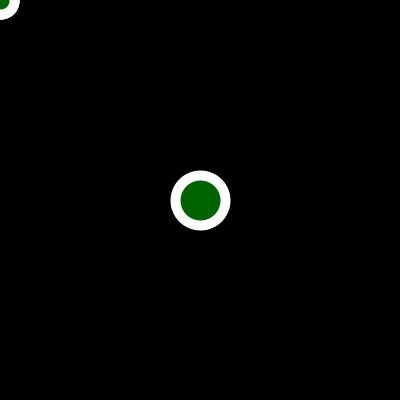
Frame 1 (no input)
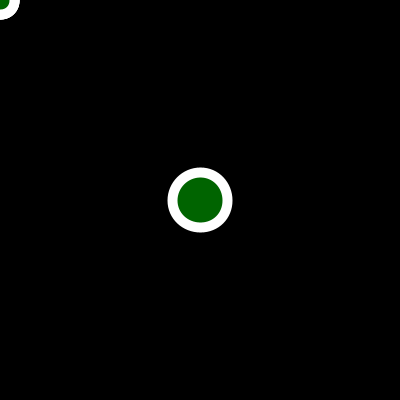
Frame 60 (the mouse pressed at the canvas centre just before this capture)
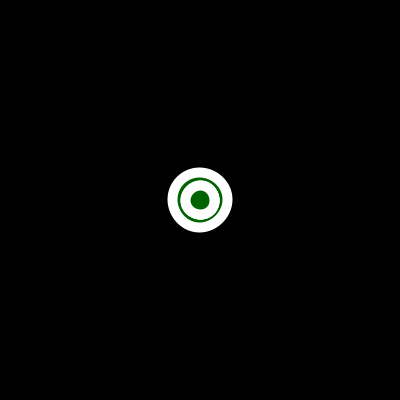
Frame 120 (the mouse held since frame 60 and released just before this capture)

The Processing sketch that drew these frames (run headless with seeded random() and noise(); from frame 60 on, the mouse is pressed at the canvas centre):

// Processing sketch: processing_136168
// ── processing_136168.pde

//global variables
float radius = 50.0;
int X, Y; //ellipse
int nX, nY; //ellipse
int delay = 9; //delay effect
int num = 60;
float mx[] = new float[num];
float my[] = new float [num];
int r, g, b; //colors for background


// setup the processing canvas
void setup() {
  size(400, 400);
  strokeWeight(10);
  frameRate(15); 
  X = width/2;
  Y = height/2;
  nX = X; 
  nY = Y;
  r = 0;
  g = 0;
  b = 0;


  
}

//main draw loop 
void draw () {
  
  radius = radius + sin( frameCount /4);
  //track cricle to new destination
  X+=(nX-X)/delay; //delay effect
  Y+=(nY-Y)/delay; //delay effect
  
  background(r, g, b); //color
  fill(r, 100, b); //color
  stroke(255);
  ellipse(X, Y, radius, radius); //shape
  for(int i =1; i<num; i++) {
    mx[i-1] = mx[i];
    my[i-1] = my[i];
  }
  
  mx[num-1] = mouseX;
  my[num-1] = mouseY;
  
  for(int i=0; i<num; i++) {
    ellipse(mx[i], my[i], i/2, i/2);
  }
}

void keyPressed() {
 r = int(random(256)); //pressing any key will bring out random colors
 g = int(random(256));
 b = int(random(256));
}


void mouseMoved() {
  nX = mouseX; // interactive 
  nY = mouseY;
} 
